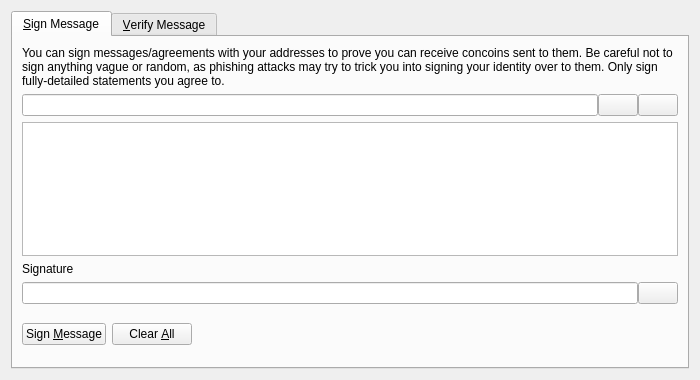
<?xml version="1.0" encoding="UTF-8"?>
<ui version="4.0">
 <class>SignVerifyMessageDialog</class>
 <widget class="QDialog" name="SignVerifyMessageDialog">
  <property name="geometry">
   <rect>
    <x>0</x>
    <y>0</y>
    <width>700</width>
    <height>380</height>
   </rect>
  </property>
  <property name="windowTitle">
   <string>Signatures - Sign / Verify a Message</string>
  </property>
  <property name="modal">
   <bool>true</bool>
  </property>
  <layout class="QVBoxLayout" name="verticalLayout">
   <item>
    <widget class="QTabWidget" name="tabWidget">
     <property name="currentIndex">
      <number>0</number>
     </property>
     <widget class="QWidget" name="tabSignMessage">
      <attribute name="title">
       <string>&amp;Sign Message</string>
      </attribute>
      <layout class="QVBoxLayout" name="verticalLayout_SM">
       <item>
        <widget class="QLabel" name="infoLabel_SM">
         <property name="text">
          <string>You can sign messages/agreements with your addresses to prove you can receive concoins sent to them. Be careful not to sign anything vague or random, as phishing attacks may try to trick you into signing your identity over to them. Only sign fully-detailed statements you agree to.</string>
         </property>
         <property name="textFormat">
          <enum>Qt::PlainText</enum>
         </property>
         <property name="wordWrap">
          <bool>true</bool>
         </property>
        </widget>
       </item>
       <item>
        <layout class="QHBoxLayout" name="horizontalLayout_1_SM">
         <property name="spacing">
          <number>0</number>
         </property>
         <item>
          <widget class="QValidatedLineEdit" name="addressIn_SM">
           <property name="toolTip">
            <string>The Concoin address to sign the message with</string>
           </property>
          </widget>
         </item>
         <item>
          <widget class="QPushButton" name="addressBookButton_SM">
           <property name="toolTip">
            <string>Choose previously used address</string>
           </property>
           <property name="text">
            <string/>
           </property>
           <property name="icon">
            <iconset resource="../bitcoin.qrc">
             <normaloff>:/icons/address-book</normaloff>:/icons/address-book</iconset>
           </property>
           <property name="shortcut">
            <string>Alt+A</string>
           </property>
           <property name="autoDefault">
            <bool>false</bool>
           </property>
          </widget>
         </item>
         <item>
          <widget class="QPushButton" name="pasteButton_SM">
           <property name="toolTip">
            <string>Paste address from clipboard</string>
           </property>
           <property name="text">
            <string/>
           </property>
           <property name="icon">
            <iconset resource="../bitcoin.qrc">
             <normaloff>:/icons/editpaste</normaloff>:/icons/editpaste</iconset>
           </property>
           <property name="shortcut">
            <string>Alt+P</string>
           </property>
           <property name="autoDefault">
            <bool>false</bool>
           </property>
          </widget>
         </item>
        </layout>
       </item>
       <item>
        <widget class="QPlainTextEdit" name="messageIn_SM">
         <property name="toolTip">
          <string>Enter the message you want to sign here</string>
         </property>
        </widget>
       </item>
       <item>
        <widget class="QLabel" name="signatureLabel_SM">
         <property name="text">
          <string>Signature</string>
         </property>
         <property name="textFormat">
          <enum>Qt::PlainText</enum>
         </property>
        </widget>
       </item>
       <item>
        <layout class="QHBoxLayout" name="horizontalLayout_2_SM">
         <property name="spacing">
          <number>0</number>
         </property>
         <item>
          <widget class="QLineEdit" name="signatureOut_SM">
           <property name="font">
            <font>
             <italic>true</italic>
            </font>
           </property>
           <property name="readOnly">
            <bool>true</bool>
           </property>
          </widget>
         </item>
         <item>
          <widget class="QPushButton" name="copySignatureButton_SM">
           <property name="toolTip">
            <string>Copy the current signature to the system clipboard</string>
           </property>
           <property name="text">
            <string/>
           </property>
           <property name="icon">
            <iconset resource="../bitcoin.qrc">
             <normaloff>:/icons/editcopy</normaloff>:/icons/editcopy</iconset>
           </property>
           <property name="autoDefault">
            <bool>false</bool>
           </property>
          </widget>
         </item>
        </layout>
       </item>
       <item>
        <layout class="QHBoxLayout" name="horizontalLayout_3_SM">
         <item>
          <widget class="QPushButton" name="signMessageButton_SM">
           <property name="toolTip">
            <string>Sign the message to prove you own this Concoin address</string>
           </property>
           <property name="text">
            <string>Sign &amp;Message</string>
           </property>
           <property name="icon">
            <iconset resource="../bitcoin.qrc">
             <normaloff>:/icons/edit</normaloff>:/icons/edit</iconset>
           </property>
           <property name="autoDefault">
            <bool>false</bool>
           </property>
          </widget>
         </item>
         <item>
          <widget class="QPushButton" name="clearButton_SM">
           <property name="toolTip">
            <string>Reset all sign message fields</string>
           </property>
           <property name="text">
            <string>Clear &amp;All</string>
           </property>
           <property name="icon">
            <iconset resource="../bitcoin.qrc">
             <normaloff>:/icons/remove</normaloff>:/icons/remove</iconset>
           </property>
           <property name="autoDefault">
            <bool>false</bool>
           </property>
          </widget>
         </item>
         <item>
          <spacer name="horizontalSpacer_1_SM">
           <property name="orientation">
            <enum>Qt::Horizontal</enum>
           </property>
           <property name="sizeHint" stdset="0">
            <size>
             <width>40</width>
             <height>48</height>
            </size>
           </property>
          </spacer>
         </item>
         <item>
          <widget class="QLabel" name="statusLabel_SM">
           <property name="font">
            <font>
             <weight>75</weight>
             <bold>true</bold>
            </font>
           </property>
           <property name="text">
            <string/>
           </property>
           <property name="wordWrap">
            <bool>true</bool>
           </property>
          </widget>
         </item>
         <item>
          <spacer name="horizontalSpacer_2_SM">
           <property name="orientation">
            <enum>Qt::Horizontal</enum>
           </property>
           <property name="sizeHint" stdset="0">
            <size>
             <width>40</width>
             <height>48</height>
            </size>
           </property>
          </spacer>
         </item>
        </layout>
       </item>
      </layout>
     </widget>
     <widget class="QWidget" name="tabVerifyMessage">
      <attribute name="title">
       <string>&amp;Verify Message</string>
      </attribute>
      <layout class="QVBoxLayout" name="verticalLayout_VM">
       <item>
        <widget class="QLabel" name="infoLabel_VM">
         <property name="text">
          <string>Enter the receiver's address, message (ensure you copy line breaks, spaces, tabs, etc. exactly) and signature below to verify the message. Be careful not to read more into the signature than what is in the signed message itself, to avoid being tricked by a man-in-the-middle attack. Note that this only proves the signing party receives with the address, it cannot prove sendership of any transaction!</string>
         </property>
         <property name="textFormat">
          <enum>Qt::PlainText</enum>
         </property>
         <property name="alignment">
          <set>Qt::AlignLeading|Qt::AlignLeft|Qt::AlignTop</set>
         </property>
         <property name="wordWrap">
          <bool>true</bool>
         </property>
        </widget>
       </item>
       <item>
        <layout class="QHBoxLayout" name="horizontalLayout_1_VM">
         <property name="spacing">
          <number>0</number>
         </property>
         <item>
          <widget class="QValidatedLineEdit" name="addressIn_VM">
           <property name="toolTip">
            <string>The Concoin address the message was signed with</string>
           </property>
          </widget>
         </item>
         <item>
          <widget class="QPushButton" name="addressBookButton_VM">
           <property name="toolTip">
            <string>Choose previously used address</string>
           </property>
           <property name="text">
            <string/>
           </property>
           <property name="icon">
            <iconset resource="../bitcoin.qrc">
             <normaloff>:/icons/address-book</normaloff>:/icons/address-book</iconset>
           </property>
           <property name="shortcut">
            <string>Alt+A</string>
           </property>
           <property name="autoDefault">
            <bool>false</bool>
           </property>
          </widget>
         </item>
        </layout>
       </item>
       <item>
        <widget class="QPlainTextEdit" name="messageIn_VM"/>
       </item>
       <item>
        <widget class="QValidatedLineEdit" name="signatureIn_VM"/>
       </item>
       <item>
        <layout class="QHBoxLayout" name="horizontalLayout_2_VM">
         <item>
          <widget class="QPushButton" name="verifyMessageButton_VM">
           <property name="toolTip">
            <string>Verify the message to ensure it was signed with the specified Concoin address</string>
           </property>
           <property name="text">
            <string>Verify &amp;Message</string>
           </property>
           <property name="icon">
            <iconset resource="../bitcoin.qrc">
             <normaloff>:/icons/transaction_0</normaloff>:/icons/transaction_0</iconset>
           </property>
           <property name="autoDefault">
            <bool>false</bool>
           </property>
          </widget>
         </item>
         <item>
          <widget class="QPushButton" name="clearButton_VM">
           <property name="toolTip">
            <string>Reset all verify message fields</string>
           </property>
           <property name="text">
            <string>Clear &amp;All</string>
           </property>
           <property name="icon">
            <iconset resource="../bitcoin.qrc">
             <normaloff>:/icons/remove</normaloff>:/icons/remove</iconset>
           </property>
           <property name="autoDefault">
            <bool>false</bool>
           </property>
          </widget>
         </item>
         <item>
          <spacer name="horizontalSpacer_1_VM">
           <property name="orientation">
            <enum>Qt::Horizontal</enum>
           </property>
           <property name="sizeHint" stdset="0">
            <size>
             <width>40</width>
             <height>48</height>
            </size>
           </property>
          </spacer>
         </item>
         <item>
          <widget class="QLabel" name="statusLabel_VM">
           <property name="font">
            <font>
             <weight>75</weight>
             <bold>true</bold>
            </font>
           </property>
           <property name="text">
            <string/>
           </property>
           <property name="wordWrap">
            <bool>true</bool>
           </property>
          </widget>
         </item>
         <item>
          <spacer name="horizontalSpacer_2_VM">
           <property name="orientation">
            <enum>Qt::Horizontal</enum>
           </property>
           <property name="sizeHint" stdset="0">
            <size>
             <width>40</width>
             <height>48</height>
            </size>
           </property>
          </spacer>
         </item>
        </layout>
       </item>
      </layout>
     </widget>
    </widget>
   </item>
  </layout>
 </widget>
 <customwidgets>
  <customwidget>
   <class>QValidatedLineEdit</class>
   <extends>QLineEdit</extends>
   <header>qvalidatedlineedit.h</header>
  </customwidget>
 </customwidgets>
 <resources>
  <include location="../bitcoin.qrc"/>
 </resources>
 <connections/>
</ui>
